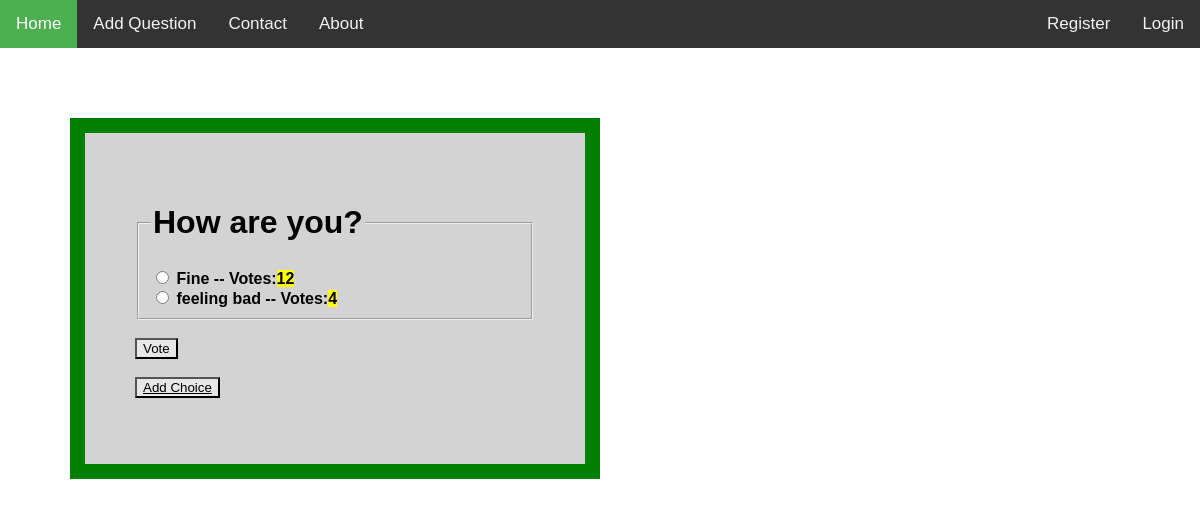
Page /polls/1/ on the earlier database version.
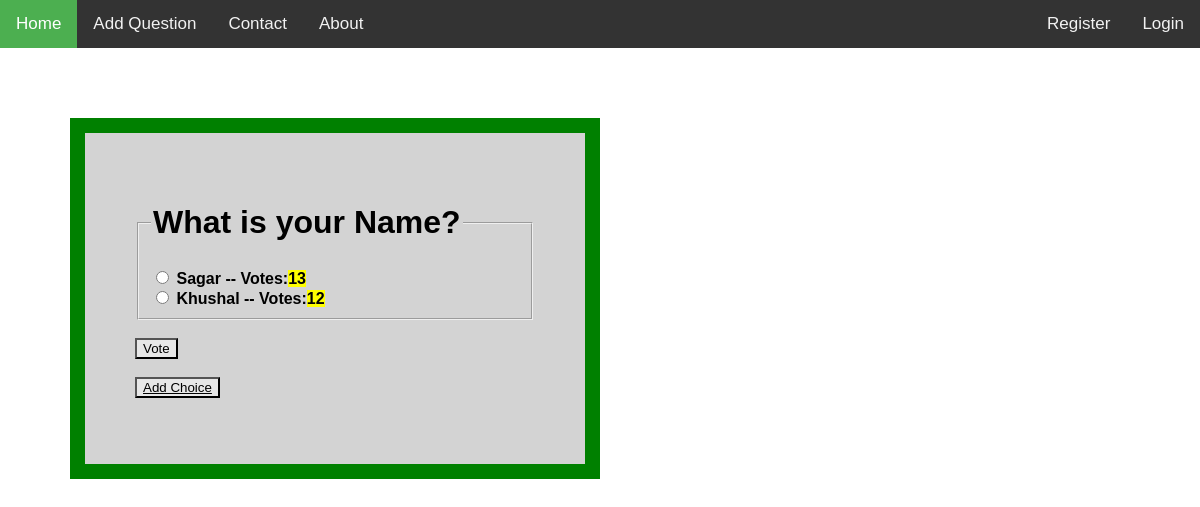
Same page on the later database version.
### polls/models.py (models this page shows, shortened)
class Question(models.Model):
	question_text = models.CharField(max_length=200)
	pub_date = models.DateTimeField("date published")
	author = models.ForeignKey(User, on_delete=models.CASCADE)

class Choice(models.Model):
	question=models.ForeignKey(Question, on_delete=models.CASCADE)
	choice_text = models.CharField(max_length=200)
	votes=models.IntegerField(default=0)

### polls/views.py (the view)
# urls.py: path("<int:question_id>/",views.detail, name="detail"),
def detail(request, question_id):
	question_detail = get_object_or_404(Question, pk=question_id)
	return render(request, "polls/detail.html", {"question":question_detail})

### polls/templates/polls/detail.html (shortened to what this page needs)
{% extends "polls/base.html" %}
{% block content %}
	<form action="{% url 'vote' question.id %}" method="post">
		<fieldset>
		<legend><h1>{{ question.question_text }}</h1></legend>
		{% for ch in question.choice_set.all %}
		   <input type="radio" name="choice" id="choice{{ forloop.counter }}" value="{{ ch.id }}">
		   <label for="choice{{ forloop.counter }}"><strong>{{ ch.choice_text }} -- Votes:<mark style="background-color: yellow;color: black;">{{ ch.votes }}</mark></strong></label><br>
		{% endfor %}
		</fieldset>
		<br>
		<input type="submit" value="Vote" style="background-color: #e7e7e7; color: black;"><br>
		<br>
		<button style="background-color: #e7e7e7; color: black;"><a href="{% url 'add_choice' question.id %}" style="color:black;">Add Choice</a></button>
	</form>
{% endblock %}

### polls/templates/polls/base.html (shortened to what this page needs)
<html>
    <head>
    </head>
    <body>
        <div class="topnav">
            <a class="active" href="{% url 'index' %}">Home</a>
            <a href="{% url 'add_question' %}">Add Question</a>
            <a href="">Contact</a>
            <a href="">About</a>
            <div class="topnav-right">
                {% if user.is_authenticated %}
                    <a href="{% url 'accounts:logout' %}" >
                        <strong style="color: violet;">{{ user.username}}</strong> Logout</a>
                {% else %}
                    <a href="{% url 'accounts:register' %}" >Register</a>
                    <a href="{% url 'accounts:login' %}" >Login</a>
                {% endif %}
            </div>
        </div>
        <div class="center">
            {% block content %}
            {% endblock %}
        </div>
    </body>
</html>

### polls/templates/polls/base.html (style rules this page uses)
body { margin: 0; font-family: Arial, Helvetica, sans-serif; }
.topnav { overflow: hidden; background-color: #333; }
.topnav a { float: left; color: #f2f2f2; text-align: center; padding: 14px 16px; text-decoration: none; font-size: 17px; }
.topnav a.active { background-color: #4CAF50; color: white; }
.center { background-color: lightgrey; width: 400px; border: 15px solid green; padding: 50px; margin: 70px; align: center; }
.topnav-right { float: right; }

Differences in the rows shown:
changed Question: question_text "How are you?" → "What is your Name?"
changed Choice: choice "☐ Fine -- Votes:12" → "☐ Sagar -- Votes:13"; choice_text "Fine" → "Sagar"; votes "12" → "13"
changed Choice: choice "☐ feeling bad -- Votes:4" → "☐ Khushal -- Votes:12"; choice_text "feeling bad" → "Khushal"; votes "4" → "12"
